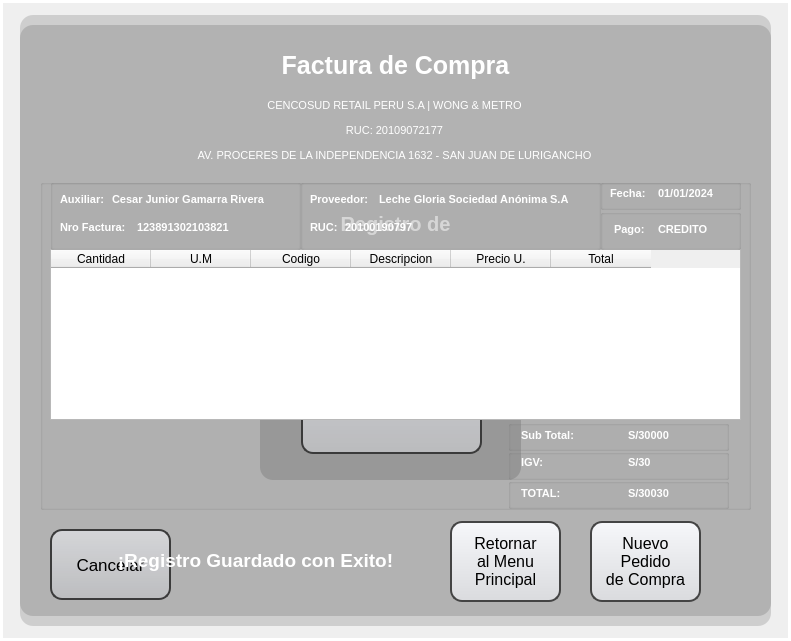
<?xml version="1.0" encoding="UTF-8"?>
<ui version="4.0">
 <class>MainWindow</class>
 <widget class="QMainWindow" name="MainWindow">
  <property name="geometry">
   <rect>
    <x>0</x>
    <y>0</y>
    <width>791</width>
    <height>641</height>
   </rect>
  </property>
  <property name="minimumSize">
   <size>
    <width>0</width>
    <height>0</height>
   </size>
  </property>
  <property name="maximumSize">
   <size>
    <width>16777215</width>
    <height>16777215</height>
   </size>
  </property>
  <property name="windowTitle">
   <string>MainWindow</string>
  </property>
  <widget class="QWidget" name="centralwidget">
   <widget class="QLabel" name="label">
    <property name="geometry">
     <rect>
      <x>0</x>
      <y>0</y>
      <width>791</width>
      <height>641</height>
     </rect>
    </property>
    <property name="text">
     <string/>
    </property>
    <property name="pixmap">
     <pixmap>../view_img/fondo.png</pixmap>
    </property>
    <property name="scaledContents">
     <bool>true</bool>
    </property>
   </widget>
   <widget class="QLabel" name="label_14">
    <property name="enabled">
     <bool>false</bool>
    </property>
    <property name="geometry">
     <rect>
      <x>0</x>
      <y>0</y>
      <width>791</width>
      <height>641</height>
     </rect>
    </property>
    <property name="styleSheet">
     <string notr="true">background-color: qlineargradient(spread:pad, x1:0, y1:0, x2:0, y2:00715909, stop:0 rgba(0, 0, 0, 35), stop:0.375 rgba(0, 0, 0, 50), stop:0.835227 rgba(0, 0, 0, 75));

border: 3px solid white; </string>
    </property>
    <property name="text">
     <string/>
    </property>
   </widget>
   <widget class="QWidget" name="wd_regUser" native="true">
    <property name="geometry">
     <rect>
      <x>0</x>
      <y>-1</y>
      <width>791</width>
      <height>641</height>
     </rect>
    </property>
    <widget class="QLabel" name="label_4">
     <property name="geometry">
      <rect>
       <x>20</x>
       <y>16</y>
       <width>751</width>
       <height>611</height>
      </rect>
     </property>
     <property name="styleSheet">
      <string notr="true">background-color:rgba(0,0,0,35);
border-radius:13px</string>
     </property>
     <property name="text">
      <string/>
     </property>
    </widget>
    <widget class="QLabel" name="label_3">
     <property name="geometry">
      <rect>
       <x>270</x>
       <y>208</y>
       <width>251</width>
       <height>71</height>
      </rect>
     </property>
     <property name="font">
      <font>
       <pointsize>15</pointsize>
       <weight>75</weight>
       <bold>true</bold>
      </font>
     </property>
     <property name="styleSheet">
      <string notr="true">color: white</string>
     </property>
     <property name="text">
      <string>&lt;html&gt;&lt;head/&gt;&lt;body&gt;&lt;p&gt;Registro de&lt;/p&gt;&lt;p&gt;Factura de Compra&lt;/p&gt;&lt;/body&gt;&lt;/html&gt;</string>
     </property>
     <property name="scaledContents">
      <bool>false</bool>
     </property>
     <property name="alignment">
      <set>Qt::AlignCenter</set>
     </property>
    </widget>
    <widget class="QLabel" name="label_2">
     <property name="geometry">
      <rect>
       <x>324</x>
       <y>59</y>
       <width>141</width>
       <height>141</height>
      </rect>
     </property>
     <property name="text">
      <string/>
     </property>
     <property name="pixmap">
      <pixmap>../view_img/factura.jpg</pixmap>
     </property>
     <property name="scaledContents">
      <bool>true</bool>
     </property>
     <property name="alignment">
      <set>Qt::AlignCenter</set>
     </property>
     <property name="wordWrap">
      <bool>false</bool>
     </property>
     <property name="margin">
      <number>-10</number>
     </property>
    </widget>
    <widget class="QLabel" name="label_5">
     <property name="geometry">
      <rect>
       <x>425</x>
       <y>49</y>
       <width>81</width>
       <height>81</height>
      </rect>
     </property>
     <property name="styleSheet">
      <string notr="true">image: url(:/image/IMG/metrologo.png);</string>
     </property>
     <property name="text">
      <string/>
     </property>
     <property name="pixmap">
      <pixmap>../view_img/metrologo.png</pixmap>
     </property>
     <property name="scaledContents">
      <bool>true</bool>
     </property>
    </widget>
    <widget class="QLabel" name="label_6">
     <property name="geometry">
      <rect>
       <x>270</x>
       <y>37</y>
       <width>251</width>
       <height>251</height>
      </rect>
     </property>
     <property name="styleSheet">
      <string notr="true">background-color: qlineargradient(spread:pad, x1:0, y1:0, x2:0, y2:00715909, stop:0 rgba(0, 0, 0, 20), stop:0.375 rgba(0, 0, 0, 50), stop:0.835227 rgba(0, 0, 0, 75));
border-radius: 20px;</string>
     </property>
     <property name="text">
      <string/>
     </property>
    </widget>
    <widget class="QLabel" name="label_7">
     <property name="geometry">
      <rect>
       <x>260</x>
       <y>310</y>
       <width>261</width>
       <height>171</height>
      </rect>
     </property>
     <property name="styleSheet">
      <string notr="true">background-color:rgba(0,0,0,35);
border-radius:13px</string>
     </property>
     <property name="text">
      <string/>
     </property>
    </widget>
    <widget class="QPushButton" name="bt_cancelar_regUser">
     <property name="geometry">
      <rect>
       <x>50</x>
       <y>530</y>
       <width>121</width>
       <height>71</height>
      </rect>
     </property>
     <property name="font">
      <font>
       <pointsize>13</pointsize>
       <weight>50</weight>
       <bold>false</bold>
       <underline>false</underline>
       <strikeout>false</strikeout>
      </font>
     </property>
     <property name="styleSheet">
      <string notr="true">QPushButton {
	 background: qlineargradient(x1:0, y1:0, x2:0, y2:1, stop:0 #f6f7fa, stop:1 #dadbde);
	border: 2px solid #444444;
    text-align: center; 
    text-decoration: none; 
    border-radius: 12px;
}

QPushButton:hover {
	background-color: rgb(255, 0, 0);
}

QPushButton:pressed {
	background-color: rgb(166, 0, 0);
}</string>
     </property>
     <property name="text">
      <string>Cancelar</string>
     </property>
    </widget>
    <widget class="QPushButton" name="bt_nuevo_regUser_2">
     <property name="geometry">
      <rect>
       <x>301</x>
       <y>334</y>
       <width>181</width>
       <height>121</height>
      </rect>
     </property>
     <property name="minimumSize">
      <size>
       <width>0</width>
       <height>0</height>
      </size>
     </property>
     <property name="font">
      <font>
       <pointsize>13</pointsize>
       <weight>50</weight>
       <bold>false</bold>
       <underline>false</underline>
       <strikeout>false</strikeout>
      </font>
     </property>
     <property name="styleSheet">
      <string notr="true">QPushButton {
	 background: qlineargradient(x1:0, y1:0, x2:0, y2:1, stop:0 #f6f7fa, stop:1 #dadbde);
	border: 2px solid #444444;
    text-align: center; 
    text-decoration: none; 
    border-radius: 12px;
}

QPushButton:hover {
	background-color: rgb(241, 241, 241);
}

QPushButton:pressed {
	background-color: rgb(223, 223, 223);
}
</string>
     </property>
     <property name="text">
      <string>Registrar 
Factura</string>
     </property>
    </widget>
    <zorder>label_4</zorder>
    <zorder>label_6</zorder>
    <zorder>label_3</zorder>
    <zorder>label_2</zorder>
    <zorder>label_7</zorder>
    <zorder>bt_cancelar_regUser</zorder>
    <zorder>bt_nuevo_regUser_2</zorder>
    <zorder>label_5</zorder>
   </widget>
   <widget class="QWidget" name="widget" native="true">
    <property name="geometry">
     <rect>
      <x>0</x>
      <y>0</y>
      <width>791</width>
      <height>641</height>
     </rect>
    </property>
    <widget class="QLabel" name="label_55">
     <property name="geometry">
      <rect>
       <x>20</x>
       <y>25</y>
       <width>751</width>
       <height>591</height>
      </rect>
     </property>
     <property name="styleSheet">
      <string notr="true">background-color:rgba(0,0,0,35);
border-radius:13px</string>
     </property>
     <property name="text">
      <string/>
     </property>
    </widget>
    <widget class="QLabel" name="label_56">
     <property name="geometry">
      <rect>
       <x>150</x>
       <y>45</y>
       <width>491</width>
       <height>41</height>
      </rect>
     </property>
     <property name="font">
      <font>
       <pointsize>19</pointsize>
       <weight>75</weight>
       <bold>true</bold>
      </font>
     </property>
     <property name="styleSheet">
      <string notr="true">color: white</string>
     </property>
     <property name="text">
      <string>Factura de Compra</string>
     </property>
     <property name="alignment">
      <set>Qt::AlignCenter</set>
     </property>
    </widget>
    <widget class="QLabel" name="label_57">
     <property name="geometry">
      <rect>
       <x>149</x>
       <y>80</y>
       <width>491</width>
       <height>101</height>
      </rect>
     </property>
     <property name="font">
      <font>
       <pointsize>8</pointsize>
       <weight>50</weight>
       <bold>false</bold>
      </font>
     </property>
     <property name="styleSheet">
      <string notr="true">color: white</string>
     </property>
     <property name="text">
      <string>&lt;html&gt;&lt;head/&gt;&lt;body&gt;&lt;p&gt;CENCOSUD RETAIL PERU S.A | WONG &amp;amp; METRO&lt;/p&gt;&lt;p&gt;RUC: 20109072177&lt;/p&gt;&lt;p&gt;AV. PROCERES DE LA INDEPENDENCIA 1632 - SAN JUAN DE LURIGANCHO&lt;/p&gt;&lt;/body&gt;&lt;/html&gt;</string>
     </property>
     <property name="alignment">
      <set>Qt::AlignCenter</set>
     </property>
    </widget>
    <widget class="QLabel" name="label_58">
     <property name="geometry">
      <rect>
       <x>70</x>
       <y>540</y>
       <width>371</width>
       <height>41</height>
      </rect>
     </property>
     <property name="font">
      <font>
       <pointsize>14</pointsize>
       <weight>75</weight>
       <bold>true</bold>
      </font>
     </property>
     <property name="styleSheet">
      <string notr="true">color: white</string>
     </property>
     <property name="text">
      <string>¡Registro Guardado con Exito!</string>
     </property>
     <property name="alignment">
      <set>Qt::AlignCenter</set>
     </property>
    </widget>
    <widget class="QPushButton" name="bt_cancelar_vent_3">
     <property name="geometry">
      <rect>
       <x>450</x>
       <y>521</y>
       <width>111</width>
       <height>81</height>
      </rect>
     </property>
     <property name="minimumSize">
      <size>
       <width>111</width>
       <height>81</height>
      </size>
     </property>
     <property name="maximumSize">
      <size>
       <width>111</width>
       <height>81</height>
      </size>
     </property>
     <property name="font">
      <font>
       <pointsize>12</pointsize>
       <weight>50</weight>
       <bold>false</bold>
       <underline>false</underline>
       <strikeout>false</strikeout>
      </font>
     </property>
     <property name="styleSheet">
      <string notr="true">QPushButton {
	color: black;
	 background: qlineargradient(x1:0, y1:0, x2:0, y2:1, stop:0 #f6f7fa, stop:1 #dadbde);
	border: 2px solid #444444;
    text-align: center; 
    text-decoration: none; 
    border-radius: 12px;
}

QPushButton:hover {
	background-color: rgb(255, 0, 0);
}

QPushButton:pressed {
	background-color: rgb(166, 0, 0);
}</string>
     </property>
     <property name="text">
      <string>Retornar
al Menu
Principal</string>
     </property>
    </widget>
    <widget class="QPushButton" name="bt_nuevo_vent_3">
     <property name="geometry">
      <rect>
       <x>590</x>
       <y>521</y>
       <width>111</width>
       <height>81</height>
      </rect>
     </property>
     <property name="font">
      <font>
       <pointsize>12</pointsize>
       <weight>50</weight>
       <bold>false</bold>
       <underline>false</underline>
       <strikeout>false</strikeout>
      </font>
     </property>
     <property name="styleSheet">
      <string notr="true">QPushButton {
	 background: qlineargradient(x1:0, y1:0, x2:0, y2:1, stop:0 #f6f7fa, stop:1 #dadbde);
	border: 2px solid #444444;
    text-align: center; 
    text-decoration: none; 
    border-radius: 12px;
}

QPushButton:hover {
	background-color: rgb(241, 241, 241);
}

QPushButton:pressed {
	background-color: rgb(223, 223, 223);
}
</string>
     </property>
     <property name="text">
      <string>Nuevo 
Pedido 
de Compra</string>
     </property>
    </widget>
    <widget class="QLabel" name="label_59">
     <property name="geometry">
      <rect>
       <x>89</x>
       <y>59</y>
       <width>101</width>
       <height>101</height>
      </rect>
     </property>
     <property name="styleSheet">
      <string notr="true">image: url(:/image/IMG/metrologo.png);</string>
     </property>
     <property name="text">
      <string/>
     </property>
     <property name="pixmap">
      <pixmap>../view_img/metrologo.png</pixmap>
     </property>
     <property name="scaledContents">
      <bool>true</bool>
     </property>
    </widget>
    <widget class="QGroupBox" name="groupBox_17">
     <property name="geometry">
      <rect>
       <x>40</x>
       <y>179</y>
       <width>711</width>
       <height>331</height>
      </rect>
     </property>
     <property name="font">
      <font>
       <pointsize>15</pointsize>
       <weight>50</weight>
       <bold>false</bold>
      </font>
     </property>
     <property name="styleSheet">
      <string notr="true">QGroupBox {
color: white
}

</string>
     </property>
     <property name="title">
      <string/>
     </property>
     <widget class="QGroupBox" name="groupBox_18">
      <property name="geometry">
       <rect>
        <x>468</x>
        <y>299</y>
        <width>221</width>
        <height>31</height>
       </rect>
      </property>
      <property name="font">
       <font>
        <pointsize>15</pointsize>
        <weight>50</weight>
        <bold>false</bold>
       </font>
      </property>
      <property name="styleSheet">
       <string notr="true">color: white</string>
      </property>
      <property name="title">
       <string/>
      </property>
      <widget class="QLabel" name="label_60">
       <property name="geometry">
        <rect>
         <x>120</x>
         <y>-5</y>
         <width>81</width>
         <height>41</height>
        </rect>
       </property>
       <property name="font">
        <font>
         <pointsize>8</pointsize>
         <weight>75</weight>
         <bold>true</bold>
        </font>
       </property>
       <property name="styleSheet">
        <string notr="true">color: white</string>
       </property>
       <property name="text">
        <string>&lt;html&gt;&lt;head/&gt;&lt;body&gt;&lt;p&gt;S/30030&lt;/p&gt;&lt;/body&gt;&lt;/html&gt;</string>
       </property>
       <property name="alignment">
        <set>Qt::AlignLeading|Qt::AlignLeft|Qt::AlignVCenter</set>
       </property>
      </widget>
      <widget class="QLabel" name="label_61">
       <property name="geometry">
        <rect>
         <x>13</x>
         <y>-5</y>
         <width>61</width>
         <height>41</height>
        </rect>
       </property>
       <property name="font">
        <font>
         <pointsize>8</pointsize>
         <weight>75</weight>
         <bold>true</bold>
        </font>
       </property>
       <property name="styleSheet">
        <string notr="true">color: white</string>
       </property>
       <property name="text">
        <string>&lt;html&gt;&lt;head/&gt;&lt;body&gt;&lt;p&gt;TOTAL:&lt;/p&gt;&lt;/body&gt;&lt;/html&gt;</string>
       </property>
       <property name="alignment">
        <set>Qt::AlignLeading|Qt::AlignLeft|Qt::AlignVCenter</set>
       </property>
      </widget>
     </widget>
     <widget class="QGroupBox" name="groupBox_19">
      <property name="geometry">
       <rect>
        <x>560</x>
        <y>0</y>
        <width>141</width>
        <height>31</height>
       </rect>
      </property>
      <property name="font">
       <font>
        <pointsize>15</pointsize>
        <weight>50</weight>
        <bold>false</bold>
       </font>
      </property>
      <property name="styleSheet">
       <string notr="true">color: white</string>
      </property>
      <property name="title">
       <string/>
      </property>
      <widget class="QLabel" name="label_62">
       <property name="geometry">
        <rect>
         <x>58</x>
         <y>-6</y>
         <width>71</width>
         <height>41</height>
        </rect>
       </property>
       <property name="font">
        <font>
         <pointsize>8</pointsize>
         <weight>75</weight>
         <bold>true</bold>
        </font>
       </property>
       <property name="styleSheet">
        <string notr="true">color: white</string>
       </property>
       <property name="text">
        <string>&lt;html&gt;&lt;head/&gt;&lt;body&gt;&lt;p&gt;01/01/2024&lt;/p&gt;&lt;/body&gt;&lt;/html&gt;</string>
       </property>
       <property name="alignment">
        <set>Qt::AlignLeading|Qt::AlignLeft|Qt::AlignVCenter</set>
       </property>
      </widget>
      <widget class="QLabel" name="label_63">
       <property name="geometry">
        <rect>
         <x>10</x>
         <y>-6</y>
         <width>41</width>
         <height>41</height>
        </rect>
       </property>
       <property name="font">
        <font>
         <pointsize>8</pointsize>
         <weight>75</weight>
         <bold>true</bold>
        </font>
       </property>
       <property name="styleSheet">
        <string notr="true">color: white</string>
       </property>
       <property name="text">
        <string>&lt;html&gt;&lt;head/&gt;&lt;body&gt;&lt;p&gt;Fecha:&lt;/p&gt;&lt;/body&gt;&lt;/html&gt;</string>
       </property>
       <property name="alignment">
        <set>Qt::AlignLeading|Qt::AlignLeft|Qt::AlignVCenter</set>
       </property>
      </widget>
     </widget>
     <widget class="QTableWidget" name="tableWidget_3">
      <property name="geometry">
       <rect>
        <x>10</x>
        <y>70</y>
        <width>691</width>
        <height>171</height>
       </rect>
      </property>
      <property name="styleSheet">
       <string notr="true"/>
      </property>
      <column>
       <property name="text">
        <string>Cantidad</string>
       </property>
      </column>
      <column>
       <property name="text">
        <string>U.M</string>
       </property>
      </column>
      <column>
       <property name="text">
        <string>Codigo</string>
       </property>
      </column>
      <column>
       <property name="text">
        <string>Descripcion</string>
       </property>
      </column>
      <column>
       <property name="text">
        <string>Precio U.</string>
       </property>
      </column>
      <column>
       <property name="text">
        <string>Total</string>
       </property>
      </column>
     </widget>
     <widget class="QGroupBox" name="groupBox_20">
      <property name="geometry">
       <rect>
        <x>468</x>
        <y>241</y>
        <width>221</width>
        <height>31</height>
       </rect>
      </property>
      <property name="font">
       <font>
        <pointsize>15</pointsize>
        <weight>50</weight>
        <bold>false</bold>
       </font>
      </property>
      <property name="styleSheet">
       <string notr="true">color: white</string>
      </property>
      <property name="title">
       <string/>
      </property>
      <widget class="QLabel" name="label_64">
       <property name="geometry">
        <rect>
         <x>120</x>
         <y>-5</y>
         <width>81</width>
         <height>41</height>
        </rect>
       </property>
       <property name="font">
        <font>
         <pointsize>8</pointsize>
         <weight>75</weight>
         <bold>true</bold>
        </font>
       </property>
       <property name="styleSheet">
        <string notr="true">color: white</string>
       </property>
       <property name="text">
        <string>&lt;html&gt;&lt;head/&gt;&lt;body&gt;&lt;p&gt;S/30000&lt;/p&gt;&lt;/body&gt;&lt;/html&gt;</string>
       </property>
       <property name="alignment">
        <set>Qt::AlignLeading|Qt::AlignLeft|Qt::AlignVCenter</set>
       </property>
      </widget>
      <widget class="QLabel" name="label_65">
       <property name="geometry">
        <rect>
         <x>13</x>
         <y>-5</y>
         <width>61</width>
         <height>41</height>
        </rect>
       </property>
       <property name="font">
        <font>
         <pointsize>8</pointsize>
         <weight>75</weight>
         <bold>true</bold>
        </font>
       </property>
       <property name="styleSheet">
        <string notr="true">color: white</string>
       </property>
       <property name="text">
        <string>&lt;html&gt;&lt;head/&gt;&lt;body&gt;&lt;p&gt;Sub Total:&lt;/p&gt;&lt;/body&gt;&lt;/html&gt;</string>
       </property>
       <property name="alignment">
        <set>Qt::AlignLeading|Qt::AlignLeft|Qt::AlignVCenter</set>
       </property>
      </widget>
     </widget>
     <widget class="QGroupBox" name="groupBox_21">
      <property name="geometry">
       <rect>
        <x>10</x>
        <y>0</y>
        <width>251</width>
        <height>71</height>
       </rect>
      </property>
      <property name="font">
       <font>
        <pointsize>15</pointsize>
        <weight>50</weight>
        <bold>false</bold>
       </font>
      </property>
      <property name="styleSheet">
       <string notr="true">color: white</string>
      </property>
      <property name="title">
       <string/>
      </property>
      <widget class="QLabel" name="label_66">
       <property name="geometry">
        <rect>
         <x>10</x>
         <y>0</y>
         <width>51</width>
         <height>41</height>
        </rect>
       </property>
       <property name="font">
        <font>
         <pointsize>8</pointsize>
         <weight>75</weight>
         <bold>true</bold>
        </font>
       </property>
       <property name="styleSheet">
        <string notr="true">color: white</string>
       </property>
       <property name="text">
        <string>&lt;html&gt;&lt;head/&gt;&lt;body&gt;&lt;p&gt;Auxiliar:&lt;/p&gt;&lt;/body&gt;&lt;/html&gt;</string>
       </property>
       <property name="alignment">
        <set>Qt::AlignLeading|Qt::AlignLeft|Qt::AlignVCenter</set>
       </property>
      </widget>
      <widget class="QLabel" name="label_67">
       <property name="geometry">
        <rect>
         <x>62</x>
         <y>0</y>
         <width>181</width>
         <height>41</height>
        </rect>
       </property>
       <property name="font">
        <font>
         <pointsize>8</pointsize>
         <weight>75</weight>
         <bold>true</bold>
        </font>
       </property>
       <property name="styleSheet">
        <string notr="true">color: white</string>
       </property>
       <property name="text">
        <string>&lt;html&gt;&lt;head/&gt;&lt;body&gt;&lt;p&gt;Cesar Junior Gamarra Rivera&lt;/p&gt;&lt;/body&gt;&lt;/html&gt;</string>
       </property>
       <property name="alignment">
        <set>Qt::AlignLeading|Qt::AlignLeft|Qt::AlignVCenter</set>
       </property>
      </widget>
      <widget class="QLabel" name="label_68">
       <property name="geometry">
        <rect>
         <x>87</x>
         <y>28</y>
         <width>151</width>
         <height>41</height>
        </rect>
       </property>
       <property name="font">
        <font>
         <pointsize>8</pointsize>
         <weight>75</weight>
         <bold>true</bold>
        </font>
       </property>
       <property name="styleSheet">
        <string notr="true">color: white</string>
       </property>
       <property name="text">
        <string>&lt;html&gt;&lt;head/&gt;&lt;body&gt;&lt;p&gt;123891302103821&lt;/p&gt;&lt;/body&gt;&lt;/html&gt;</string>
       </property>
       <property name="alignment">
        <set>Qt::AlignLeading|Qt::AlignLeft|Qt::AlignVCenter</set>
       </property>
      </widget>
      <widget class="QLabel" name="label_69">
       <property name="geometry">
        <rect>
         <x>10</x>
         <y>28</y>
         <width>71</width>
         <height>41</height>
        </rect>
       </property>
       <property name="font">
        <font>
         <pointsize>8</pointsize>
         <weight>75</weight>
         <bold>true</bold>
        </font>
       </property>
       <property name="styleSheet">
        <string notr="true">color: white</string>
       </property>
       <property name="text">
        <string>&lt;html&gt;&lt;head/&gt;&lt;body&gt;&lt;p&gt;Nro Factura:&lt;/p&gt;&lt;/body&gt;&lt;/html&gt;</string>
       </property>
       <property name="alignment">
        <set>Qt::AlignLeading|Qt::AlignLeft|Qt::AlignVCenter</set>
       </property>
      </widget>
     </widget>
     <widget class="QGroupBox" name="groupBox_22">
      <property name="geometry">
       <rect>
        <x>468</x>
        <y>270</y>
        <width>221</width>
        <height>31</height>
       </rect>
      </property>
      <property name="font">
       <font>
        <pointsize>15</pointsize>
        <weight>50</weight>
        <bold>false</bold>
       </font>
      </property>
      <property name="styleSheet">
       <string notr="true">color: white</string>
      </property>
      <property name="title">
       <string/>
      </property>
      <widget class="QLabel" name="label_70">
       <property name="geometry">
        <rect>
         <x>120</x>
         <y>-7</y>
         <width>81</width>
         <height>41</height>
        </rect>
       </property>
       <property name="font">
        <font>
         <pointsize>8</pointsize>
         <weight>75</weight>
         <bold>true</bold>
        </font>
       </property>
       <property name="styleSheet">
        <string notr="true">color: white</string>
       </property>
       <property name="text">
        <string>&lt;html&gt;&lt;head/&gt;&lt;body&gt;&lt;p&gt;S/30&lt;/p&gt;&lt;/body&gt;&lt;/html&gt;</string>
       </property>
       <property name="alignment">
        <set>Qt::AlignLeading|Qt::AlignLeft|Qt::AlignVCenter</set>
       </property>
      </widget>
      <widget class="QLabel" name="label_71">
       <property name="geometry">
        <rect>
         <x>13</x>
         <y>-7</y>
         <width>61</width>
         <height>41</height>
        </rect>
       </property>
       <property name="font">
        <font>
         <pointsize>8</pointsize>
         <weight>75</weight>
         <bold>true</bold>
        </font>
       </property>
       <property name="styleSheet">
        <string notr="true">color: white</string>
       </property>
       <property name="text">
        <string>&lt;html&gt;&lt;head/&gt;&lt;body&gt;&lt;p&gt;IGV:&lt;/p&gt;&lt;/body&gt;&lt;/html&gt;</string>
       </property>
       <property name="alignment">
        <set>Qt::AlignLeading|Qt::AlignLeft|Qt::AlignVCenter</set>
       </property>
      </widget>
     </widget>
     <widget class="QGroupBox" name="groupBox_23">
      <property name="geometry">
       <rect>
        <x>260</x>
        <y>0</y>
        <width>301</width>
        <height>71</height>
       </rect>
      </property>
      <property name="font">
       <font>
        <pointsize>15</pointsize>
        <weight>50</weight>
        <bold>false</bold>
       </font>
      </property>
      <property name="styleSheet">
       <string notr="true">color: white</string>
      </property>
      <property name="title">
       <string/>
      </property>
      <widget class="QLabel" name="label_72">
       <property name="geometry">
        <rect>
         <x>10</x>
         <y>0</y>
         <width>61</width>
         <height>41</height>
        </rect>
       </property>
       <property name="font">
        <font>
         <pointsize>8</pointsize>
         <weight>75</weight>
         <bold>true</bold>
        </font>
       </property>
       <property name="styleSheet">
        <string notr="true">color: white</string>
       </property>
       <property name="text">
        <string>&lt;html&gt;&lt;head/&gt;&lt;body&gt;&lt;p&gt;Proveedor:&lt;/p&gt;&lt;/body&gt;&lt;/html&gt;</string>
       </property>
       <property name="alignment">
        <set>Qt::AlignLeading|Qt::AlignLeft|Qt::AlignVCenter</set>
       </property>
      </widget>
      <widget class="QLabel" name="label_73">
       <property name="geometry">
        <rect>
         <x>79</x>
         <y>0</y>
         <width>201</width>
         <height>41</height>
        </rect>
       </property>
       <property name="font">
        <font>
         <pointsize>8</pointsize>
         <weight>75</weight>
         <bold>true</bold>
        </font>
       </property>
       <property name="styleSheet">
        <string notr="true">color: white</string>
       </property>
       <property name="text">
        <string>&lt;html&gt;&lt;head/&gt;&lt;body&gt;&lt;p&gt;Leche Gloria Sociedad Anónima S.A&lt;/p&gt;&lt;/body&gt;&lt;/html&gt;</string>
       </property>
       <property name="alignment">
        <set>Qt::AlignLeading|Qt::AlignLeft|Qt::AlignVCenter</set>
       </property>
      </widget>
      <widget class="QLabel" name="label_74">
       <property name="geometry">
        <rect>
         <x>45</x>
         <y>28</y>
         <width>131</width>
         <height>41</height>
        </rect>
       </property>
       <property name="font">
        <font>
         <pointsize>8</pointsize>
         <weight>75</weight>
         <bold>true</bold>
        </font>
       </property>
       <property name="styleSheet">
        <string notr="true">color: white</string>
       </property>
       <property name="text">
        <string>&lt;html&gt;&lt;head/&gt;&lt;body&gt;&lt;p&gt;20100190797&lt;/p&gt;&lt;/body&gt;&lt;/html&gt;</string>
       </property>
       <property name="alignment">
        <set>Qt::AlignLeading|Qt::AlignLeft|Qt::AlignVCenter</set>
       </property>
      </widget>
      <widget class="QLabel" name="label_75">
       <property name="geometry">
        <rect>
         <x>10</x>
         <y>28</y>
         <width>31</width>
         <height>41</height>
        </rect>
       </property>
       <property name="font">
        <font>
         <pointsize>8</pointsize>
         <weight>75</weight>
         <bold>true</bold>
        </font>
       </property>
       <property name="styleSheet">
        <string notr="true">color: white</string>
       </property>
       <property name="text">
        <string>&lt;html&gt;&lt;head/&gt;&lt;body&gt;&lt;p&gt;RUC:&lt;/p&gt;&lt;/body&gt;&lt;/html&gt;</string>
       </property>
       <property name="alignment">
        <set>Qt::AlignLeading|Qt::AlignLeft|Qt::AlignVCenter</set>
       </property>
      </widget>
     </widget>
     <widget class="QGroupBox" name="groupBox_24">
      <property name="geometry">
       <rect>
        <x>560</x>
        <y>30</y>
        <width>141</width>
        <height>41</height>
       </rect>
      </property>
      <property name="font">
       <font>
        <pointsize>15</pointsize>
        <weight>50</weight>
        <bold>false</bold>
       </font>
      </property>
      <property name="styleSheet">
       <string notr="true">color: white</string>
      </property>
      <property name="title">
       <string/>
      </property>
      <widget class="QLabel" name="label_76">
       <property name="geometry">
        <rect>
         <x>58</x>
         <y>0</y>
         <width>81</width>
         <height>41</height>
        </rect>
       </property>
       <property name="font">
        <font>
         <pointsize>8</pointsize>
         <weight>75</weight>
         <bold>true</bold>
        </font>
       </property>
       <property name="styleSheet">
        <string notr="true">color: white</string>
       </property>
       <property name="text">
        <string>&lt;html&gt;&lt;head/&gt;&lt;body&gt;&lt;p&gt;CREDITO&lt;/p&gt;&lt;/body&gt;&lt;/html&gt;</string>
       </property>
       <property name="alignment">
        <set>Qt::AlignLeading|Qt::AlignLeft|Qt::AlignVCenter</set>
       </property>
      </widget>
      <widget class="QLabel" name="label_77">
       <property name="geometry">
        <rect>
         <x>14</x>
         <y>0</y>
         <width>31</width>
         <height>41</height>
        </rect>
       </property>
       <property name="font">
        <font>
         <pointsize>8</pointsize>
         <weight>75</weight>
         <bold>true</bold>
        </font>
       </property>
       <property name="styleSheet">
        <string notr="true">color: white</string>
       </property>
       <property name="text">
        <string>&lt;html&gt;&lt;head/&gt;&lt;body&gt;&lt;p&gt;Pago:&lt;/p&gt;&lt;/body&gt;&lt;/html&gt;</string>
       </property>
       <property name="alignment">
        <set>Qt::AlignLeading|Qt::AlignLeft|Qt::AlignVCenter</set>
       </property>
      </widget>
     </widget>
    </widget>
   </widget>
  </widget>
 </widget>
 <resources/>
 <connections/>
</ui>
